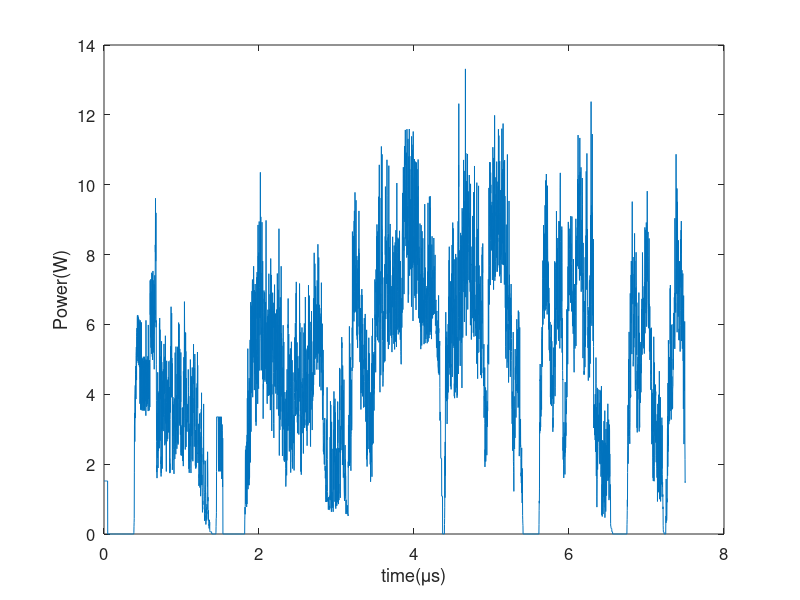

Write the MATLAB code that produced this figure.
figure
data1=importdata('per_core_power_record.txt');
%data1=importdata('leakage_power.txt');

length = 5000;
start = 1;


y1 = data1(start:1:(start+length),2);

x1 = start:1:(start+length);

x1 = x1.*1.5e-9;


x1 = x1 - x1./x1.*start.*1.5e-9;
x1 = x1.*1e6;
plot(x1,y1);

%axis([0 15 0 15]); 

%title('SM2')
xlabel('time({\mu}s)');ylabel('Power(W)');
set(gca,'FontSize',12);

hold
mean(y1)